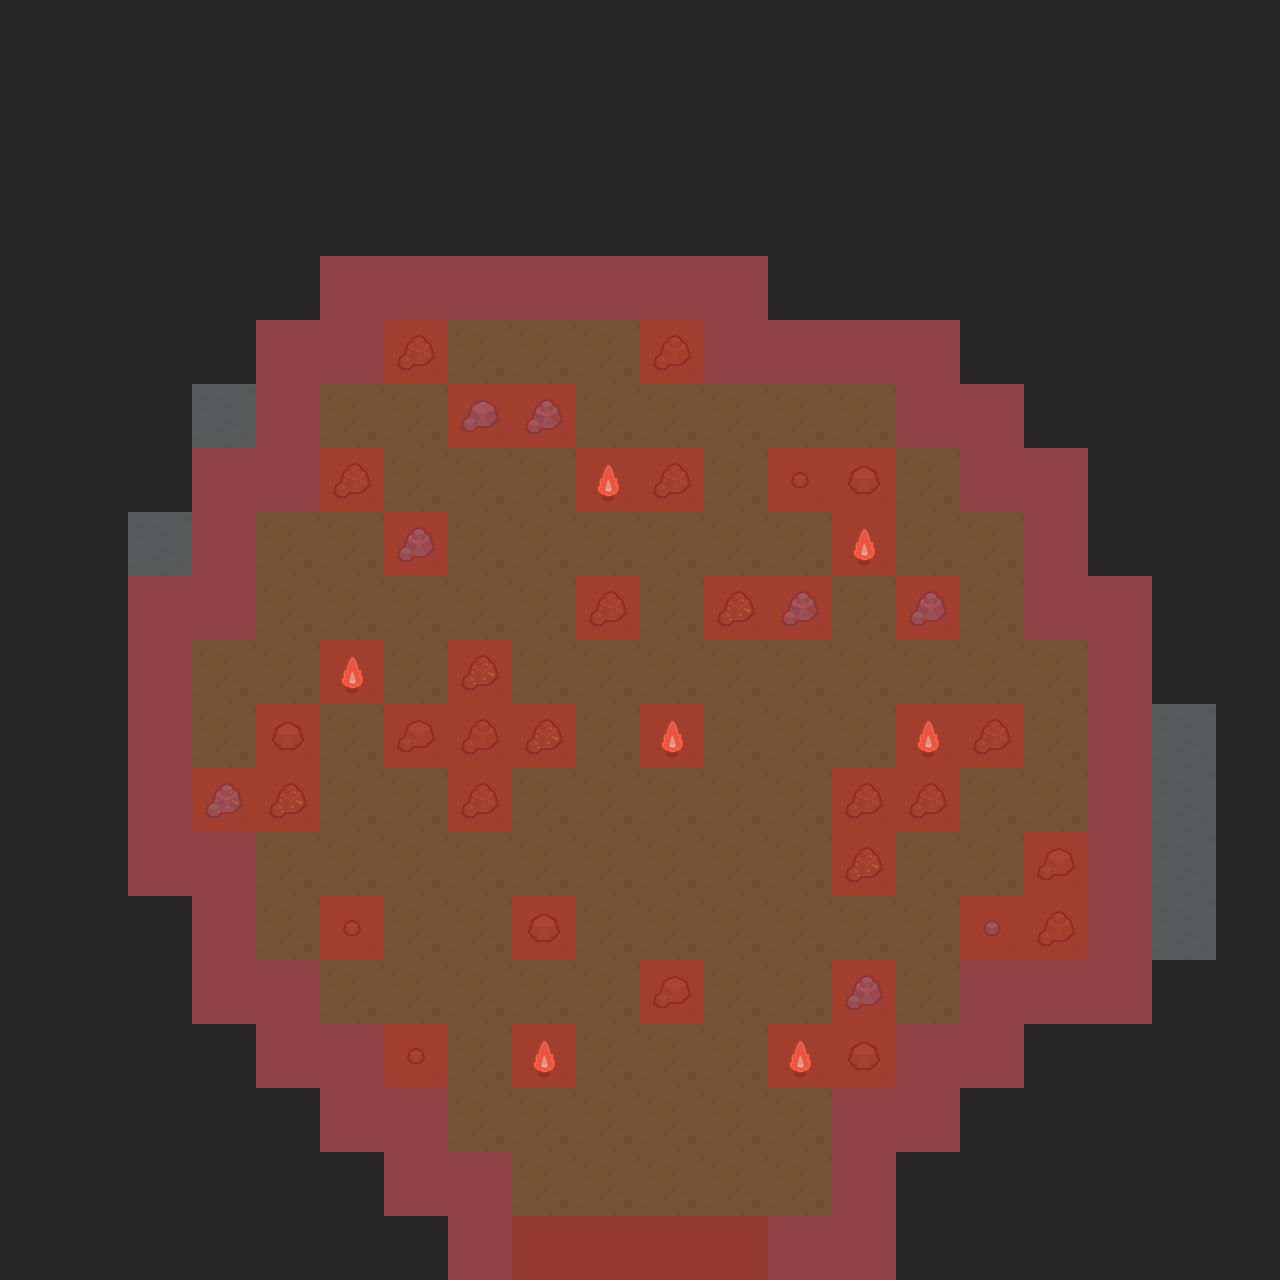

This is a level from a 2D game, rendered from its Tiled map with the project's own tilesets. A one-line summary and the map file follow, with tile-layer data summarised:
An orthogonal 20x20 tile map with 64x64 px tiles, 7 tile layers (Ground, Environment, Dark, Dark Overlap, ...), 2 tilesets and 1 object.

<map version="1.0" orientation="orthogonal" renderorder="right-down" width="20" height="20" tilewidth="64" tileheight="64" nextobjectid="1">
 <tileset firstgid="1" name="Environment" tilewidth="64" tileheight="64" tilecount="14" columns="0">
  <tile id="0">
   <image width="64" height="64" source="../sprites/Environment/medievalEnvironment_07.png" />
  </tile>
  <tile id="1">
   <image width="64" height="64" source="../sprites/Environment/medievalEnvironment_08.png" />
  </tile>
  <tile id="2">
   <image width="64" height="64" source="../sprites/Environment/medievalEnvironment_09.png" />
  </tile>
  <tile id="3">
   <image width="64" height="64" source="../sprites/Environment/medievalEnvironment_10.png" />
  </tile>
  <tile id="4">
   <image width="64" height="64" source="../sprites/Environment/medievalEnvironment_11.png" />
  </tile>
  <tile id="5">
   <image width="64" height="64" source="../sprites/Environment/medievalEnvironment_12.png" />
  </tile>
  <tile id="6">
   <image width="64" height="64" source="../sprites/Environment/medievalEnvironment_14.png" />
  </tile>
  <tile id="7">
   <image width="64" height="64" source="../sprites/Environment/medievalEnvironment_15.png" />
  </tile>
  <tile id="8">
   <image width="64" height="64" source="../sprites/Environment/medievalEnvironment_16.png" />
  </tile>
  <tile id="9">
   <image width="64" height="64" source="../sprites/Environment/medievalEnvironment_17.png" />
  </tile>
  <tile id="10">
   <image width="64" height="64" source="../sprites/Environment/medievalEnvironment_18.png" />
  </tile>
  <tile id="11">
   <image width="64" height="64" source="../sprites/Environment/medievalEnvironment_19.png" />
  </tile>
  <tile id="12">
   <image width="64" height="64" source="../sprites/Environment/medievalEnvironment_05.png" />
  </tile>
  <tile id="13">
   <image width="64" height="64" source="../sprites/Environment/medievalEnvironment_21.png" />
  </tile>
 </tileset>
 <tileset firstgid="15" name="Tiles" tilewidth="64" tileheight="64" tilecount="7" columns="0">
  <tile id="0">
   <image width="64" height="64" source="../sprites/Tile/Collision.png" />
   <objectgroup draworder="index">
    <object id="1" x="0" y="0" width="64" height="64" />
   </objectgroup>
  </tile>
  <tile id="1">
   <image width="64" height="64" source="../sprites/Tile/medievalTile_13.png" />
  </tile>
  <tile id="2">
   <image width="64" height="64" source="../sprites/Tile/medievalTile_14.png" />
  </tile>
  <tile id="3">
   <image width="64" height="64" source="../sprites/Tile/medievalTile_15.png" />
  </tile>
  <tile id="4">
   <image width="64" height="64" source="../sprites/Tile/medievalTile_16.png" />
  </tile>
  <tile id="5">
   <image width="64" height="64" source="../sprites/Tile/AlmostDark.png" />
  </tile>
  <tile id="6">
   <image width="64" height="64" source="../sprites/Tile/Dark.png" />
  </tile>
 </tileset>
 <layer name="Ground" width="20" height="20">
  <data>[400 cells, 400 non-empty, 2 distinct tile ids]</data>
 </layer>
 <layer name="Environment" width="20" height="20">
  <data>[400 cells, 41 non-empty, 12 distinct tile ids]</data>
 </layer>
 <layer name="Dark" width="20" height="20" opacity="0.53">
  <data>[400 cells, 255 non-empty, 1 distinct tile ids]</data>
 </layer>
 <layer name="Dark Overlap" width="20" height="20" opacity="0.47">
  <data>[400 cells, 400 non-empty, 1 distinct tile ids]</data>
 </layer>
 <layer name="EnvironmentOverlap" width="20" height="20">
  <data>[400 cells, 7 non-empty, 1 distinct tile ids]</data>
 </layer>
 <layer name="DarkOverlapOverlap" width="20" height="20" opacity="0.9">
  <data>[400 cells, 189 non-empty, 1 distinct tile ids]</data>
 </layer>
 <layer name="Collision" width="20" height="20" opacity="0.39">
  <data>[400 cells, 101 non-empty, 1 distinct tile ids]</data>
 </layer>
</map>
